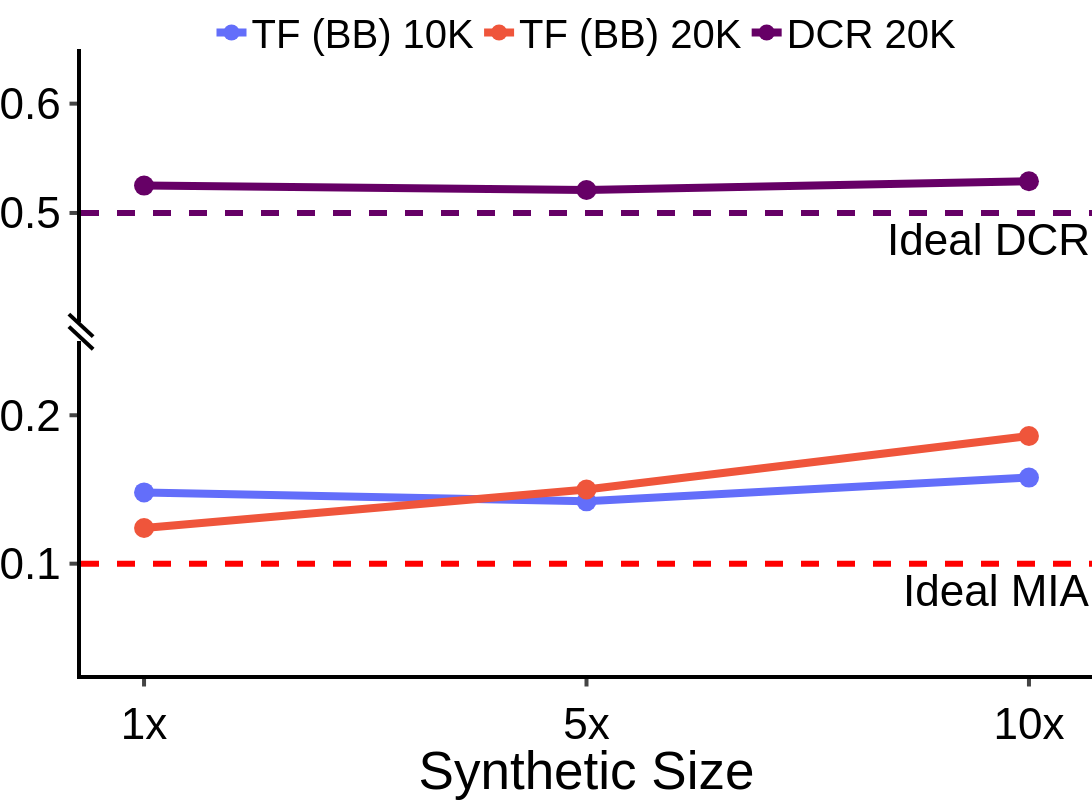

This figure's notebook cell:
### Code cell
from plotly.subplots import make_subplots

df = {"Synthetic Size": synthetic_size, "TF (BB) 10K": bb_10k, "TF (BB) 20K": bb_20k, "DCR 20K": dcr_20k}
y_cols = ["TF (BB) 10K", "TF (BB) 20K", "DCR 20K"]
colors = {"TF (BB) 10K": "#636efa", "TF (BB) 20K": "#EF553B", "DCR 20K": "#660066"}

fig = make_subplots(
    rows=2,
    cols=1,
    shared_xaxes=True,
    vertical_spacing=0.03,
    row_heights=[0.45, 0.55],
)

for col in y_cols:
    for row, showlegend in ((1, True), (2, False)):
        fig.add_trace(
            go.Scatter(
                x=df["Synthetic Size"],
                y=df[col],
                mode="lines+markers",
                name=col,
                legendgroup=col,
                showlegend=showlegend,
                line=dict(width=8, color=colors[col]),
                marker=dict(size=20, color=colors[col]),
            ),
            row=row,
            col=1,
        )

fig.add_hline(y=0.5, line_dash="dash", line_color="#660066", annotation_text="Ideal DCR", annotation_position="bottom right", line_width=6, row=1, col=1)
fig.add_hline(y=0.1, line_dash="dash", line_color="red", annotation_text="Ideal MIA", annotation_position="bottom right", line_width=6, row=2, col=1)

fig.update_yaxes(range=[0.4, 0.65], row=1, col=1)
fig.update_yaxes(range=[0.025, 0.25], row=2, col=1)
fig.update_xaxes(
    tickmode="array",
    tickvals=["1x", "5x", "10x"],
    ticks="outside",
    tickwidth=4,
    ticklen=7.5,
    linewidth=4,
    linecolor="black",
    tickangle=0,
    title_font_family="Helvetica",
    tickfont_family="Helvetica",
    tickfont_size=FONT_SIZE,
)
fig.update_xaxes(
    showticklabels=False,
    title=None,
    ticks="",
    showline=False,
    mirror=False,
    row=1,
    col=1,
)
fig.update_xaxes(showticklabels=True, title="Synthetic Size", row=2, col=1)
fig.update_yaxes(
    ticks="outside",
    tickwidth=4,
    ticklen=7.5,
    linewidth=4,
    linecolor="black",
    tickangle=0,
    title_font_family="Helvetica",
    tickfont_family="Helvetica",
    tickfont_size=FONT_SIZE,
)

customize_figure_layout(fig)
fig.update_layout(yaxis_title=None, yaxis2_title=None)
fig.update_yaxes(tickmode="array", tickvals=[0.5, 0.6], dtick=None, row=1, col=1)
fig.update_yaxes(tickmode="array", tickvals=[0.1, 0.2], dtick=None, row=2, col=1)

break_y = 0.5485
dx, dy = 0.012, 0.018
for y_offset in (-0.01, 0.01):
    fig.add_shape(
        type="line",
        xref="paper",
        yref="paper",
        x0=-dx,
        x1=dx,
        y0=break_y + y_offset + dy,
        y1=break_y + y_offset - dy,
        line=dict(color="black", width=4),
        layer="above",
    )

save_and_display_figure(fig, "berka_tf_dcr_synthetic_size", plots_dir)

### Figure 1 — Plotly figure (JSON) as saved in the notebook; plotly's stock layout.template omitted (floating-point values rounded to 4 significant figures)
{"data": [{"legendgroup": "TF (BB) 10K", "line": {"color": "#636efa", "width": 8}, "marker": {"color": "#636efa", "size": 20}, "mode": "lines+markers", "name": "TF (BB) 10K", "showlegend": true, "type": "scatter", "x": ["1x", "5x", "10x"], "xaxis": "x", "y": [0.148, 0.142, 0.158], "yaxis": "y"}, {"legendgroup": "TF (BB) 10K", "line": {"color": "#636efa", "width": 8}, "marker": {"color": "#636efa", "size": 20}, "mode": "lines+markers", "name": "TF (BB) 10K", "showlegend": false, "type": "scatter", "x": ["1x", "5x", "10x"], "xaxis": "x2", "y": [0.148, 0.142, 0.158], "yaxis": "y2"}, {"legendgroup": "TF (BB) 20K", "line": {"color": "#EF553B", "width": 8}, "marker": {"color": "#EF553B", "size": 20}, "mode": "lines+markers", "name": "TF (BB) 20K", "showlegend": true, "type": "scatter", "x": ["1x", "5x", "10x"], "xaxis": "x", "y": [0.124, 0.15, 0.186], "yaxis": "y"}, {"legendgroup": "TF (BB) 20K", "line": {"color": "#EF553B", "width": 8}, "marker": {"color": "#EF553B", "size": 20}, "mode": "lines+markers", "name": "TF (BB) 20K", "showlegend": false, "type": "scatter", "x": ["1x", "5x", "10x"], "xaxis": "x2", "y": [0.124, 0.15, 0.186], "yaxis": "y2"}, {"legendgroup": "DCR 20K", "line": {"color": "#660066", "width": 8}, "marker": {"color": "#660066", "size": 20}, "mode": "lines+markers", "name": "DCR 20K", "showlegend": true, "type": "scatter", "x": ["1x", "5x", "10x"], "xaxis": "x", "y": [0.525, 0.521, 0.529], "yaxis": "y"}, {"legendgroup": "DCR 20K", "line": {"color": "#660066", "width": 8}, "marker": {"color": "#660066", "size": 20}, "mode": "lines+markers", "name": "DCR 20K", "showlegend": false, "type": "scatter", "x": ["1x", "5x", "10x"], "xaxis": "x2", "y": [0.525, 0.521, 0.529], "yaxis": "y2"}], "layout": {"annotations": [{"showarrow": false, "text": "Ideal DCR", "x": 1, "xanchor": "right", "xref": "x domain", "y": 0.5, "yanchor": "top", "yref": "y"}, {"showarrow": false, "text": "Ideal MIA", "x": 1, "xanchor": "right", "xref": "x2 domain", "y": 0.1, "yanchor": "top", "yref": "y2"}], "font": {"color": "black", "family": "Helvetica", "size": 44}, "height": 800, "legend": {"font": {"size": 40}, "orientation": "h", "title": {"font": {"family": "Helvetica"}, "text": ""}, "valign": "top", "x": 0.5, "xanchor": "center", "y": 0.975, "yanchor": "bottom"}, "margin": {"b": 0, "l": 0, "pad": 0, "r": 0, "t": 40}, "plot_bgcolor": "white", "shapes": [{"line": {"color": "#660066", "dash": "dash", "width": 6}, "type": "line", "x0": 0, "x1": 1, "xref": "x domain", "y0": 0.5, "y1": 0.5, "yref": "y"}, {"line": {"color": "red", "dash": "dash", "width": 6}, "type": "line", "x0": 0, "x1": 1, "xref": "x2 domain", "y0": 0.1, "y1": 0.1, "yref": "y2"}, {"layer": "above", "line": {"color": "black", "width": 4}, "type": "line", "x0": -0.012, "x1": 0.012, "xref": "paper", "y0": 0.5565, "y1": 0.5205, "yref": "paper"}, {"layer": "above", "line": {"color": "black", "width": 4}, "type": "line", "x0": -0.012, "x1": 0.012, "xref": "paper", "y0": 0.5765, "y1": 0.5405, "yref": "paper"}], "title": {"font": {"family": "Helvetica"}, "x": 0.5, "y": 0.99}, "width": 1200, "xaxis": {"anchor": "y", "automargin": true, "domain": [0, 1], "linecolor": "black", "linewidth": 4, "matches": "x2", "mirror": false, "showline": false, "showticklabels": false, "tickangle": 0, "tickfont": {"family": "Helvetica", "size": 44}, "ticklen": 7.5, "tickmode": "array", "ticks": "", "tickvals": ["1x", "5x", "10x"], "tickwidth": 4, "title": {}}, "xaxis2": {"anchor": "y2", "automargin": true, "domain": [0, 1], "linecolor": "black", "linewidth": 4, "showticklabels": true, "tickangle": 0, "tickfont": {"family": "Helvetica", "size": 44}, "ticklen": 7.5, "tickmode": "array", "ticks": "outside", "tickvals": ["1x", "5x", "10x"], "tickwidth": 4, "title": {"text": "Synthetic Size"}}, "yaxis": {"anchor": "x", "automargin": true, "domain": [0.5635, 1], "linecolor": "black", "linewidth": 4, "range": [0.4, 0.65], "tickangle": 0, "tickfont": {"family": "Helvetica", "size": 44}, "ticklen": 7.5, "tickmode": "array", "ticks": "outside", "tickvals": [0.5, 0.6], "tickwidth": 4, "title": {}}, "yaxis2": {"anchor": "x2", "automargin": true, "domain": [0, 0.5335], "linecolor": "black", "linewidth": 4, "range": [0.025, 0.25], "tickangle": 0, "tickfont": {"family": "Helvetica", "size": 44}, "ticklen": 7.5, "tickmode": "array", "ticks": "outside", "tickvals": [0.1, 0.2], "tickwidth": 4, "title": {}}}}
